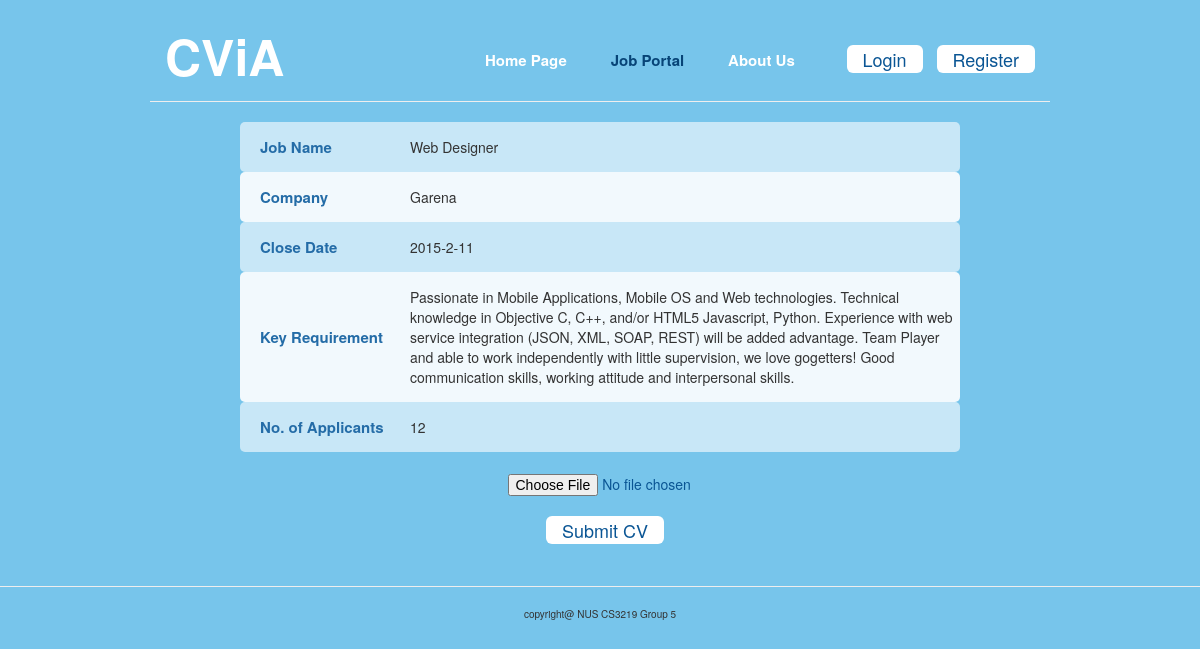
/jobPage.php?job=1, run on the app's committed database.
### tables this page shows
CREATE TABLE `Job` (
`job_id` int(10) NOT NULL,
  `owner_id` int(10) NOT NULL,
  `job_title` varchar(255) NOT NULL,
  `job_description` varchar(2550) NOT NULL,
  `job_keyword` varchar(255) DEFAULT NULL,
  `job_company` varchar(255) DEFAULT NULL,
  `job_duedate` date DEFAULT NULL
);

### includes/config.php (called while the page is built, shortened)
<?php
try {
	$db = new PDO("mysql:host=".DBHOST.";port=3306;dbname=".DBNAME, DBUSER, DBPASS);
	$db->setAttribute(PDO::ATTR_ERRMODE, PDO::ERRMODE_EXCEPTION);
} catch(PDOException $e) {
    echo '<p class="bg-danger">'.$e->getMessage().'</p>';
    exit;
}
$user = new User($db);
?>

### jobPage.php (the view, shortened to what this page needs)
<!DOCTYPE html>
<html lang="en">
  <?php
    require_once('includes/config.php');
    $jobID = $_GET["job"];
    $sql = "SELECT * FROM ".JOB_TABLE." WHERE job_id = ".$jobID;
    $jobResult = mysql_query($sql);
    $row = mysql_fetch_assoc($jobResult);
  ?>
  <head>
    <link href="css/bootstrap.min.css" rel="stylesheet">
    <link href="css/indexcss.css" rel="stylesheet">
  </head>
  <body>
    <div id="wrapper">
      <div class="header">
        <div class="logoSection span_4 column">
          <p id="bigHeading">CViA</p>
        </div>
        <div class="tabSection span_8 column">
          <div class="tabs">
            <a href="index.php">Home Page</a>
            <a href="jobPortal.php" style="color:rgb(7, 68, 119);">Job Portal</a>
            <a href="aboutUs.php">About Us</a>
          </div>
          <div class="buttons">
            <?php
              if ($user->is_logged_in()){
                echo "<button id=\"LogoutButton\" type=\"button\" class=\"btn btn-default btn-lg\">Logout</button>";
              } else {
                echo "<button id=\"LoginButton\" type=\"button\" class=\"btn btn-default btn-lg\">Login</button>
                      <button id=\"RegisterButton\" type=\"button\" class=\"btn btn-default btn-lg\">Register</button>";
              }
            ?>
          </div>
        </div>
      </div>
      <hr>
      <div class="jobDescriptionPane">
        <table class="jobDescriptionTable">
          <tr class="oddLine">
            <td class="jtLabel">Job Name</td>
            <td><?php echo $row["job_title"]?></td>
          </tr>
          <tr class="evenLine">
            <td class="jtLabel">Company</td>
            <td><?php echo $row["job_company"]?></td>
          </tr>
          <tr class="oddLine">
            <td class="jtLabel">Close Date</td>
            <td>2015-2-11</td>
          </tr>
          <tr class="evenLine">
            <td class="jtLabel">Key Requirement</td>
            <td class="jtDescription"><?php echo $row["job_description"]?></td>
          </tr>
          <tr class="oddLine">
            <td class="jtLabel">No. of Applicants</td>
            <td>12</td>
          </tr>
        </table>
      </div>
      <div id="body">
        <div id="uploadCVSection">
        <?php
          echo '<form id="phpCVForm" action="uploadCV.php?jobID='.$jobID.'" method="post" enctype="multipart/form-data">';
        ?>
          <input id="phpCVButton" type="file" name="myFile" accept="application/pdf" value="Choose CV to Upload" />
          <button class="UploadCVButton btn btn-default btn-lg" button type="submit" name="btn-upload">Submit CV</button>
        </form>
        </div>
        <br/><br/>
      </div>
    </div>
    <hr>
    <footer>
    <p>copyright@ NUS CS3219 Group 5</p>
  </footer>
  </body>
</html>

### css/indexcss.css (style rules this page uses)
body { background-color: rgb(119, 197,235); text-align: center; }
footer { font-size: 10px; }
#bigHeading { font-size: 50px; font-weight: bold; }
#wrapper { width: 70%; min-width: 900px; margin: 0 auto; }
hr { color: white; width: 100%; }
.header { padding-top: 20px; padding-bottom: 10px; width: 100%; vertical-align: middle; }
.logoSection { text-align: left; vertical-align: top; height: 100%; color: white; }
.column { float: left; padding: 0 15px; }
.span_4 { width: 33.3333%; }
.span_8 { width: 66.6667%; }
.tabSection a { padding-left: 10px; padding-right: 10px; padding-top: 10px; padding-bottom: 10px; margin-left: 10px; margin-right: 10px; color: white; font-size: 15px; font-weight: bold; -moz-border-radius: 4px; -webkit-border-radius: 4px; border-radius: 4px; }
.buttons { margin-top: 25px; text-align: right; }
#LoginButton, #RegisterButton, .UploadCVButton, #checkRankingButton, .ViewCVButton, #phpCVForm { margin-left: 10px; border: none; color: rgb(10, 85, 148); padding-top: 2px; padding-bottom: 2px; }
#uploadCVSection { text-align: center; display: inline-block; }
#phpCVForm { margin: 0 auto; margin-top: 20px; }
#phpCVButton { margin-bottom: 20px; padding-left: 80px; }
.tabs { padding-top: 30px; height: 69px; float: left; margin: 0 auto; }
.oddLine { background-color: rgba(255, 255, 255, 0.6); }
.evenLine { background-color: rgba(255, 255, 255, 0.9); }
.jobTable tr td:first-child, .jobDescriptionTable tr td:first-child { -moz-border-radius-topleft: 5px; -moz-border-radius-bottomleft: 5px; -webkit-border-top-left-radius: 5px; -webkit-border-bottom-left-radius: 5px; }
.jobTable tr td:last-child, .jobDescriptionTable tr td:last-child { -moz-border-radius-topright: 5px; -moz-border-radius-bottomright: 5px; -webkit-border-top-right-radius: 5px; -webkit-border-bottom-right-radius: 5px; }
.jobDescriptionTable { width: 80%; margin: 0 auto; text-align: left; }
.jobDescriptionTable tr { height: 50px; }
.jtLabel { color: rgb(36, 108, 167); font-weight: bold; font-size: 15px; width: 170px; padding-left: 20px; }
.jtDescription { padding-top: 15px; padding-bottom: 15px; }

### data on the page
job: job_title "Web Designer", job_company "Garena", job_description "Passionate in Mobile Applications, Mobile OS and Web technologies. Technical knowledge in Objective C, C++, and/or HTML5 Javascript, Python. Experience with web service integration (JSON, XML, SOAP, REST) will be added advantage. Team Player and able to work independently with little supervision, we love go­getters! Good communication skills, working attitude and interpersonal skills."
